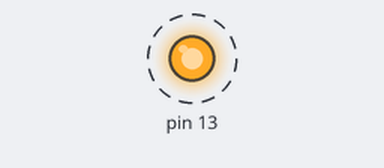
Bench run of a sketch on a simulated Arduino Uno, built with avr-gcc and run on an emulated ATmega328P. On the bench: output pins drawn as LEDs (lit = HIGH). Dashed ring = blinking. What the sketch prints to the serial monitor is not drawn.

Above: at 0.2 s.
Timing chart, 0 to 3.0 s (numbered marks = the images above):
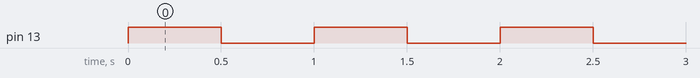

Measured:
- by itself, pin 13: alternates HIGH for 0.50 s and LOW for 0.50 s

The sketch:

sketch.ino
```cpp
/*
  Blink
  Turns on an LED on for one second, then off for one second, repeatedly.

 */

void setup() {
  // initialize the digital pin as an output.
  // Pin 13 has an LED connected on most Arduino boards:
  pinMode(13, OUTPUT);
  Serial.begin(9600);
  Serial.print("Hello world. Time to Blink");
}

void loop() {
  digitalWrite(13, HIGH);   // set the LED on
  delay(500);              // wait for a second
  digitalWrite(13, LOW);    // set the LED off
  Serial.print("Off");
  delay(500);              // wait for a second
  Serial.print("On");
}
```
